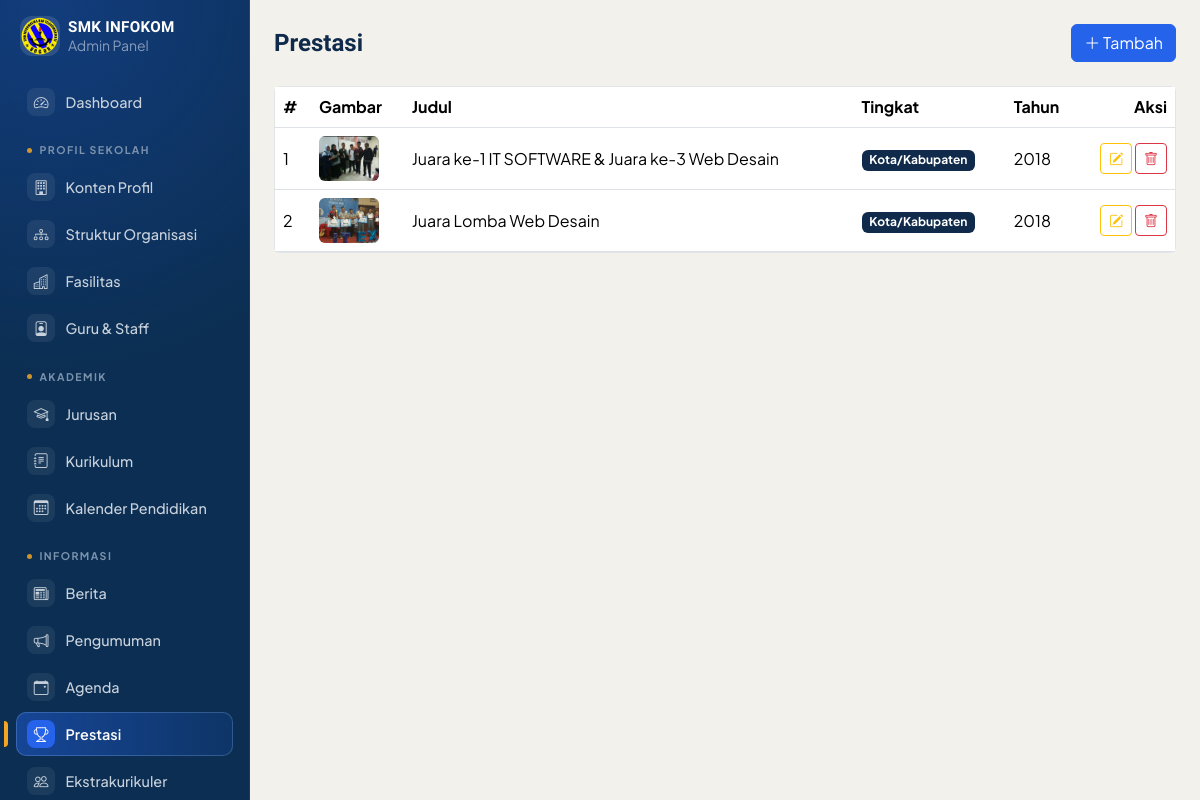
Before: /admin/prestasi/list.php (signed in) with the older database file.
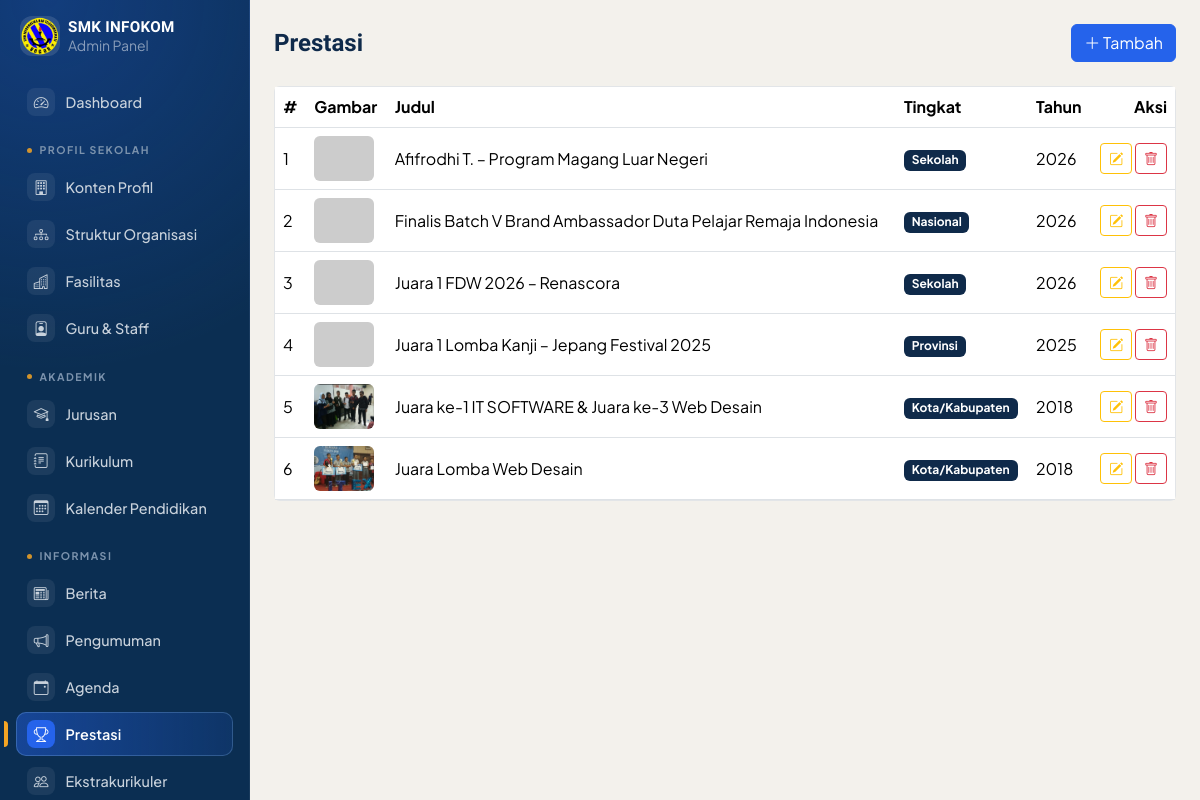
After: the same page with the newer database file.
### tables this page shows
CREATE TABLE `prestasi` (
  `id` int NOT NULL,
  `judul` varchar(200) NOT NULL,
  `deskripsi` text,
  `tingkat` enum('Sekolah','Kota/Kabupaten','Provinsi','Nasional','Internasional') NOT NULL DEFAULT 'Kota/Kabupaten',
  `tahun` year NOT NULL,
  `gambar` varchar(255) DEFAULT NULL,
  `created_at` timestamp NULL DEFAULT CURRENT_TIMESTAMP
);

### admin/prestasi/list.php (the view, shortened to what this page needs)
<?php
require_once __DIR__ . '/../../includes/koneksi.php';
$data = $pdo->query("SELECT * FROM prestasi ORDER BY tahun DESC, created_at DESC")->fetchAll();
require_once __DIR__ . '/../includes/top.php';
?>
<div class="d-flex justify-content-between align-items-center mb-4">
  <h4 class="mb-0">Prestasi</h4>
  <a href="tambah.php" class="btn btn-primary text-white"><i class="bi bi-plus-lg"></i> Tambah</a>
</div>
<div class="card card-admin">
  <div class="table-responsive">
    <table class="table table-hover align-middle mb-0">
      <thead><tr><th>#</th><th>Gambar</th><th>Judul</th><th>Tingkat</th><th>Tahun</th><th class="text-end">Aksi</th></tr></thead>
      <tbody>
        <?php foreach ($data as $i => $d): ?>
        <tr>
          <td><?= $i+1 ?></td>
          <td><img src="../../uploads/prestasi/<?= htmlspecialchars($d['gambar'] ?: 'default.jpg') ?>" width="60" height="45" style="object-fit:cover;border-radius:6px;" onerror="this.src='https://placehold.co/60x45'"></td>
          <td><?= htmlspecialchars($d['judul']) ?></td>
          <td><span class="badge badge-ink"><?= htmlspecialchars($d['tingkat']) ?></span></td>
          <td><?= htmlspecialchars($d['tahun']) ?></td>
          <td class="text-end">
            <a href="edit.php?id=<?= $d['id'] ?>" class="btn btn-sm btn-outline-warning"><i class="bi bi-pencil-square"></i></a>
            <a href="hapus.php?id=<?= $d['id'] ?>" class="btn btn-sm btn-outline-danger" onclick="return confirm('Yakin hapus data ini?');"><i class="bi bi-trash"></i></a>
          </td>
        </tr>
        <?php endforeach; ?>
      </tbody>
    </table>
  </div>
</div>
<?php require_once __DIR__ . '/../includes/bottom.php'; ?>

Changed rows visible on the page:
added prestasi: judul "Afifrodhi T. – Program Magang Luar Negeri", tingkat "Sekolah", tahun "2026"
added prestasi: judul "Finalis Batch V Brand Ambassador Duta Pelajar Remaja Indonesia", tingkat "Nasional", tahun "2026"
added prestasi: judul "Juara 1 FDW 2026 – Renascora", tingkat "Sekolah", tahun "2026"
added prestasi: judul "Juara 1 Lomba Kanji – Jepang Festival 2025", tingkat "Provinsi", tahun "2025"
